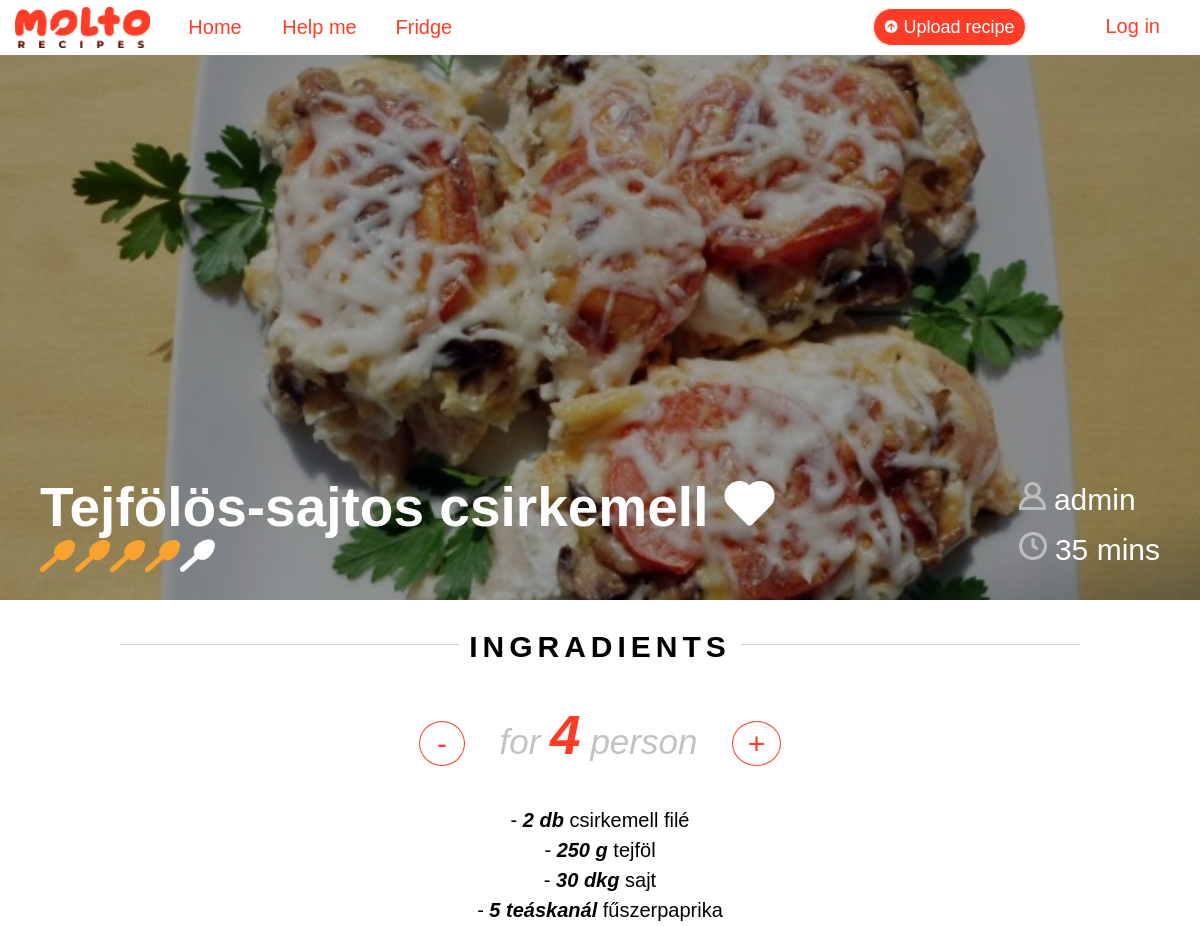
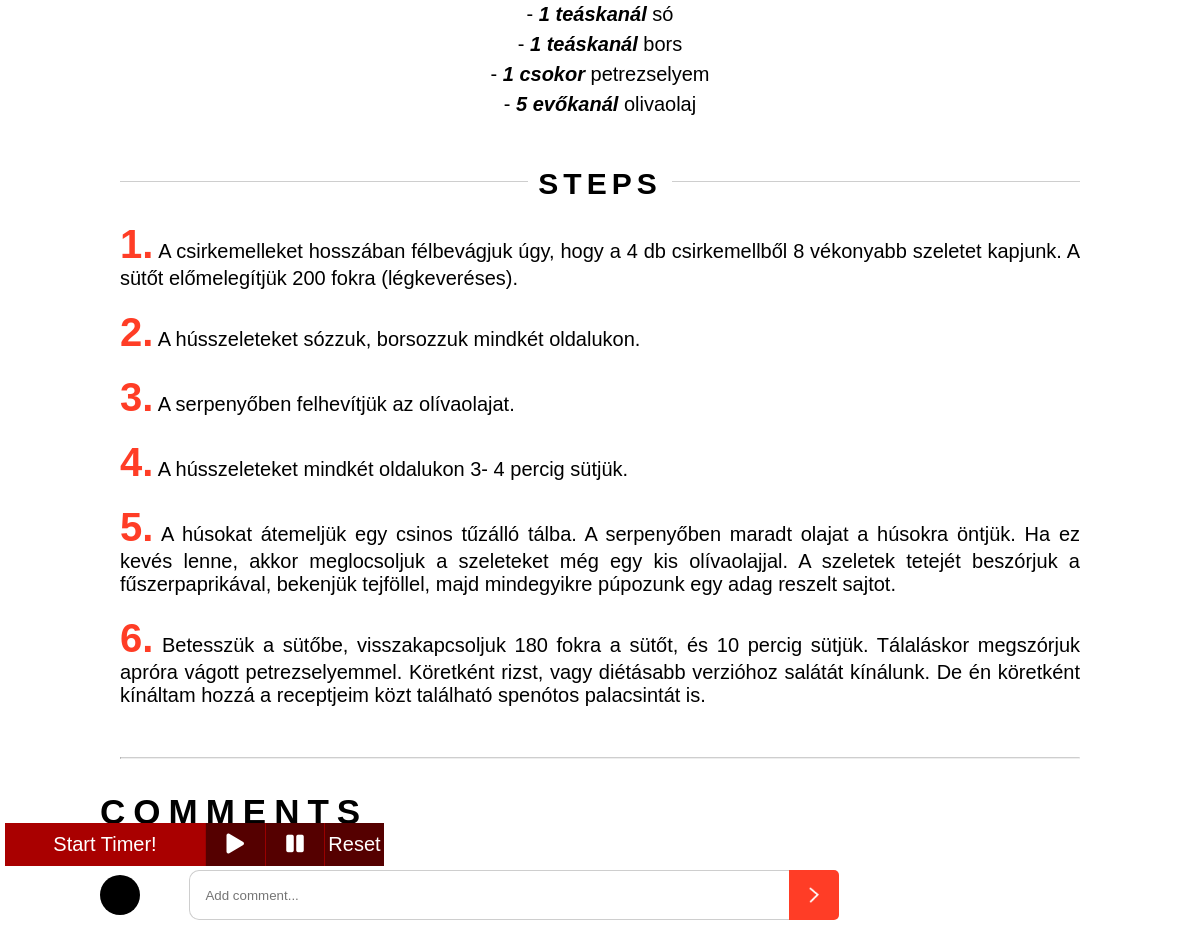
The app's page /recipe.php?recipeid=42 with its own data (2 pictures, top to bottom).
### tables this page shows
CREATE TABLE IF NOT EXISTS `recipes` (
  `recipe_id` int(11) NOT NULL AUTO_INCREMENT,
  `user_id` int(11) NOT NULL,
  `recipe_name` tinytext NOT NULL,
  `preparation_time` smallint(6) NOT NULL,
  `dose` tinyint(4) NOT NULL,
  `difficulty` tinytext NOT NULL,
  `category` varchar(20) NOT NULL,
  PRIMARY KEY (`recipe_id`),
  KEY `user_id` (`user_id`) USING BTREE
);

CREATE TABLE IF NOT EXISTS `users` (
  `user_id` int(11) NOT NULL AUTO_INCREMENT,
  `user_name` tinytext NOT NULL,
  `email` tinytext NOT NULL,
  `password` longtext NOT NULL,
  `first_name` tinytext NOT NULL,
  `last_name` tinytext NOT NULL,
  `gender` tinytext NOT NULL,
  `registration_date` datetime NOT NULL DEFAULT current_timestamp(),
  PRIMARY KEY (`user_id`)
);

CREATE TABLE IF NOT EXISTS `ingradients` (
  `ingradient_id` int(11) NOT NULL AUTO_INCREMENT,
  `recipe_id` int(11) NOT NULL,
  `quantity` smallint(6) NOT NULL,
  `unit` tinytext NOT NULL,
  `ingradient` tinytext NOT NULL,
  PRIMARY KEY (`ingradient_id`),
  KEY `recipe_id` (`recipe_id`)
);

CREATE TABLE IF NOT EXISTS `steps` (
  `step_id` int(11) NOT NULL AUTO_INCREMENT,
  `recipe_id` int(11) NOT NULL,
  `step` text NOT NULL,
  PRIMARY KEY (`step_id`),
  KEY `recept_recept_lepes` (`recipe_id`)
);

### recipe.php (the view, shortened to what this page needs)
<?php
    require_once 'includes\dbh.inc.php';
    if(!isset($_GET['recipeid'])){
        header("Location: index.php");
        exit();
    }else{
        $recipeid = $_GET['recipeid'];
    }
?>
<?php
if($result = $conn->query("SELECT r.recipe_name, r.preparation_time, r.dose, r.user_id, u.user_name, i.image FROM `recipes` r
join `users` u on u.user_id = r.user_id
join `images` i on i.recipe_id = r.recipe_id
WHERE r.recipe_id=".$recipeid."")){
        $table = $result->fetch_all(MYSQLI_ASSOC);
         $i=0;
                foreach($table as $row){
                        $recipeName = $table[$i]['recipe_name'];
                        $preparationTime = $table[$i]['preparation_time'];
                        $dose = $table[$i]['dose'];
                        $userName = $table[$i]['user_name'];
                        $image = $table[$i]['image'];
                $i++;
        }
    }
    ?>
<!DOCTYPE html>
<html lang="">
<head>
    <link rel="stylesheet" href="recipe.css">
    <link rel="stylesheet" href="https://use.fontawesome.com/releases/v5.8.1/css/all.css">
</head>
<body>
    <?php
    require 'navbar.php';
    ?>
    <div class="content">
        <div class="background-image" style="background-image: url(img/dark_layer.png), url(img/<?php echo $image; ?>)">
            <div class="information">
                <div class="left">
                    <p><?php echo $recipeName;
                        if(isset($_SESSION['userId'])){
                            $userid = $_SESSION['userId'];
                        }else {
                            $userid = 0;
                        }
                $sql = "SELECT * FROM favorites WHERE recipe_id='".$recipeid."' AND user_id='".$userid."'";
                $result = $conn->query($sql);
                if($result->num_rows == 1) {
                    echo " <img id=\"favorite-icon\" src=\"img/redHearth.png\" style=\"height: 45px; cursor: pointer\"> ";
                }else {
            echo " <img id=\"favorite-icon\" src=\"img/hearthIcon.png\" style=\"height: 45px; cursor: pointer\"> ";
                }?>
                        </p>
                    <?php
    if($result = $conn->query("SELECT ROUND(AVG(rating), 0) FROM `recipes_ratings` WHERE recipe_id='".$recipeid."'")){
        $table = $result->fetch_all(MYSQLI_ASSOC);
         $i=0;
                foreach($table as $row){
                    for ($j=0; $j<5; $j++)
                    {
                        if ($j<$table[$i]['ROUND(AVG(rating), 0)']){
                            echo "<img class=\"rating-icon\" src=\"img/goldenspoonIcon.png\" alt=\"spoon\" data-index=".$j.">";
                        }
                        else
                            echo "<img class=\"rating-icon\" src=\"img/whiteSpoon.png\" alt=\"spoon\" data-index=".$j.">";
                    }
                $i++;
        }
    }
    ?>
                </div>
                <div class="right">
                    <p><img src="img/personIcon.png" alt="personIcon" style="height:28px;"> <?php echo $userName ?></p>
                    <p><img src="img/clockIcon.png" alt="clockIcon" style="height:28px;"> <?php echo $preparationTime ?> mins</p>
                </div>
            </div>
        </div>
        <div class="ingradient-section">
            <div class="header-div">
                <span class="header-span">INGRADIENTS</span>
            </div><br>
            <span onclick="minusDose()" class="dose-button" style="padding: 5px 17px;">-</span>
            <span id="dose-text">for <span id="dose-number"><?php echo $dose ?></span> person</span>
            <span onclick="plusDose()" class="dose-button">+</span><br><br>
            <ul>
                <?php
if($result = $conn->query("SELECT quantity, unit, ingradient FROM `ingradients` WHERE recipe_id=".$recipeid."")){
        $table = $result->fetch_all(MYSQLI_ASSOC);
         $i=0;
                foreach($table as $row){
                    echo "<li>- <span><span class=\"quantity\">".$table[$i]['quantity']."</span> ".$table[$i]['unit']."</span> ".$table[$i]['ingradient']."";
                $i++;
        }
    }
    ?>
            </ul>
        </div><br>
        <div class="step-section">
            <div class="header-div">
                <span class="header-span">STEPS</span>
            </div>
            <?php
if($result = $conn->query("SELECT step FROM `steps` WHERE recipe_id=".$recipeid." order by step_id")){
        $table = $result->fetch_all(MYSQLI_ASSOC);
         $i=0;
                foreach($table as $row){
                    echo "<p onclick=\"followStep(this.id)\" id='step".$i."' style=\"cursor: pointer\"><span>".($i+1).".</span> ".$table[$i]['step']."</span>";
                $i++;
        }
    }
    ?>
        </div>
        <hr>
        <div class="comment-section">
            <br>
            <p>COMMENTS</p><br>
            <form method="post" action="<?php echo "recipe.php?recipeid=".$recipeid.""?>">
                <span class="rounded-image"></span>
                <input type="text" name="comment" placeholder="Add comment...">
                <label for="send-comment" id="send-comment-button"></label>
            </form>
            <br>
        </div>
        <div id="timerContainer">
            <div class="timer" onclick="startTimer()">Start Timer!</div>
            <div class="startTimer reset" onclick="startTimer()">
                <i class="fas fa-play"></i>
            </div>
            <div class="pauseTimer reset" onclick="pauseTimer()">
                <i class="fas fa-pause"></i>
            </div>
            <div class="resetTimer reset" onclick="resetTimer()">Reset</div>
        </div>
    </div>
</body>
</html>

### recipe.css (style rules this page uses)
* { margin: 0; padding: 0; box-sizing: border-box; }
body { font-family: 'Montserrat', sans-serif; }
.background-image { height: 600px; background-repeat: no-repeat, no-repeat; background-position: center, center; background-size: cover, cover; }
.background-image .information { padding-top: 450px; color: #fff; }
.background-image .information .left { margin-top: 25px; margin-left: 40px; float: left; }
.background-image .information .left p { color: #fff; font-size: 55px; font-weight: bold; }
.background-image .information .right { float: right; font-size: 30px; margin-right: 40px; margin-top: 25px; line-height: 50px; }
.rating-icon { width: 35px; cursor: pointer; }
div i { color: green; }
.header-div { width: 80%; margin: auto; height: 15px; border-bottom: 1px solid #cecece; text-align: center; margin-top: 30px; margin-bottom: 40px; }
.header-span { font-size: 30px; background-color: #fff; padding: 0 10px; font-weight: 700; letter-spacing: 5px; }
.ingradient-section { text-align: center; }
.ingradient-section ul { margin-top: 20px; list-style-type: none; font-size: 20px; }
.ingradient-section ul li span { font-weight: bold; font-style: italic; line-height: 1.5; }
#dose-text { font-size: 35px; font-style: italic; padding: 0 30px; font-weight: 500; color: #c2c2c2; }
#dose-number { font-weight: 700; color: #ff3d26; font-size: 55px; }
.dose-button { color: #ff3d26; cursor: pointer; border: 1px solid #ff3d26; border-radius: 50%; font-size: 30px; padding: 5px 14.775px; }
.step-section p { max-width: 1000px; text-align: justify; margin: auto; margin-bottom: 20px; padding-left: 20px; padding-right: 20px; font-weight: 500; font-size: 20px; }
.step-section { margin-bottom: 50px; }
.step-section p span { color: #ff3d26; font-size: 40px; font-weight: bold; }
.comment-section { max-width: 1000px; margin: auto; margin-top: 15px; }
.comment-section p { font-weight: bold; font-size: 35px; letter-spacing: 8px; margin-bottom: 20px; }
.comment-section .rounded-image { display: inline-block; vertical-align: middle; width: 40px; height: 40px; border-radius: 50%; background-color: #000; }
.comment-section form input[type=text] { margin-left: 45px; height: 50px; width: 60%; vertical-align: middle; border-top-left-radius: 10px; border-bottom-left-radius: 10px; border: 1px solid #cecece; border-right: none; padding: 5px 15px; }
.comment-section form { margin-bottom: 20px; }
.comment-section form #send-comment-button { display: inline-block; vertical-align: middle; background-image: url(img/rightArrow.png); background-size: 10px; background-repeat: no-repeat; background-position: center; border-radius: 0 5px 5px 0; height: 50px; width: 50px; background-color: #ff3d26; cursor: pointer; position: absolute; }
hr { border-top: 1px solid #cecece; width: 80%; margin: auto; }
#timerContainer { font-family: 'Source Sans Pro', sans-serif; font-weight: 300; width: 400px; margin: 20px auto; min-height: 60px; border-top: 0px; position: fixed; bottom: 55px; left: 5px; }
.timer, .reset { float: left; width: 200px; padding: 10px 0; font-size: 20px; text-align: center; color: #fff; background: #A90000; cursor: pointer; }
.reset { background: #550000; color: white; width: 14.9%; border-left: 1px solid #990000; }
.fa-play, .fa-pause { color: #fff; }

### records on screen
recipes: recipe_name "Tejfölös-sajtos csirkemell", user.user_name "admin", preparation_time "35", dose "4"
ingradients: quantity "2", unit "db", ingradient "csirkemell filé"
ingradients: quantity "250", unit "g", ingradient "tejföl"
ingradients: quantity "30", unit "dkg", ingradient "sajt"
ingradients: quantity "5", unit "teáskanál", ingradient "fűszerpaprika"
ingradients: quantity "1", unit "teáskanál", ingradient "só"
ingradients: quantity "1", unit "teáskanál", ingradient "bors"
ingradients: quantity "1", unit "csokor", ingradient "petrezselyem"
ingradients: quantity "5", unit "evőkanál", ingradient "olivaolaj"
steps: step "A csirkemelleket hosszában félbevágjuk úgy, hogy a 4 db csirkemellből 8 vékonyabb szeletet kapjunk. A sütőt előmelegítjük 200 fokra (légkeveréses)."
steps: step "A hússzeleteket sózzuk, borsozzuk mindkét oldalukon."
steps: step "A serpenyőben felhevítjük az olívaolajat."
steps: step "A hússzeleteket mindkét oldalukon 3- 4 percig sütjük."
steps: step "A húsokat átemeljük egy csinos tűzálló tálba. A serpenyőben maradt olajat a húsokra öntjük. Ha ez kevés lenne, akkor meglocsoljuk a szeleteket még egy kis olívaolajjal. A szeletek tetejét beszórjuk a fűszerpaprikával, bekenjük tejföllel, majd mindegyikre púpozunk egy adag reszelt sajtot."
steps: step "Betesszük a sütőbe, visszakapcsoljuk 180 fokra a sütőt, és 10 percig sütjük. Tálaláskor megszórjuk apróra vágott petrezselyemmel. Köretként rizst, vagy diétásabb verzióhoz salátát kínálunk. De én köretként kínáltam hozzá a receptjeim közt található spenótos palacsintát is."
